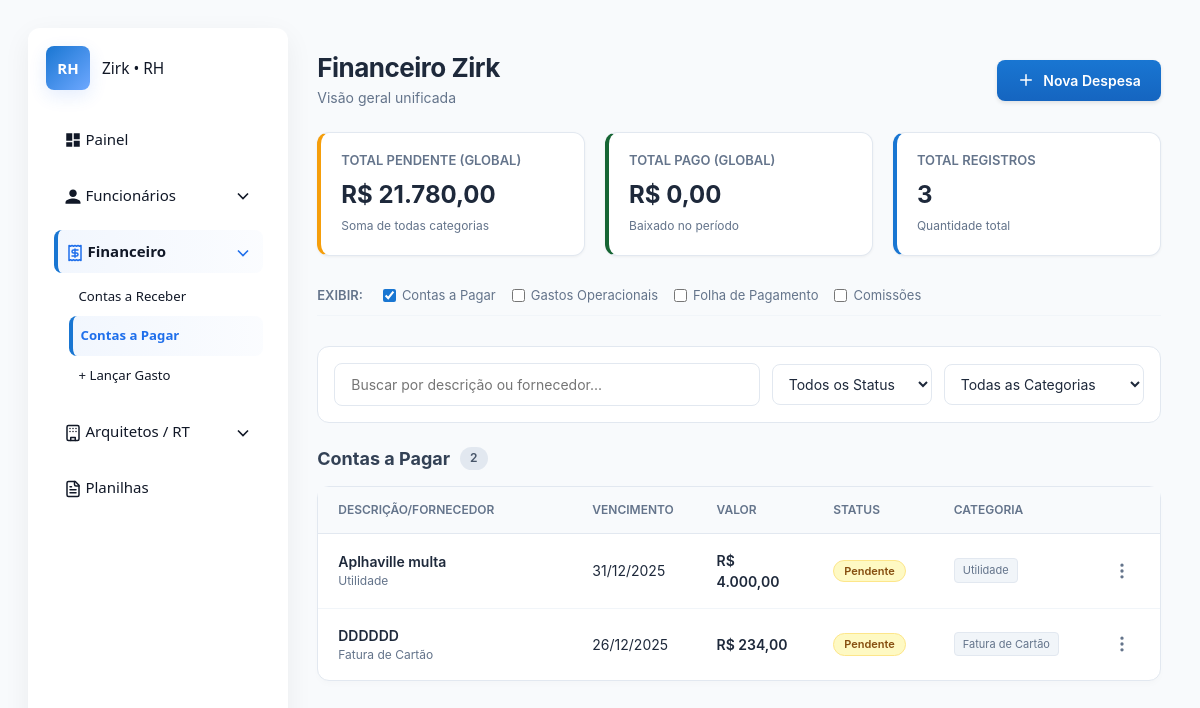
Screenshot of /pagar/ (signed in) with the database file from the repository.
### apps/financeiro/pagar/models.py (models this page shows)
class GastoBase(models.Model):
    descricao = models.CharField(
        max_length=255,
        verbose_name="Descrição do Gasto",
        blank=True
    )
    valor = models.DecimalField(
        max_digits=10,
        decimal_places=2,
        verbose_name="Valor",
        default=Decimal('0.00'),
        null=True
    )
    data_vencimento = models.DateField(verbose_name="Data de Vencimento")
    data_pagamento = models.DateField(null=True, blank=True, verbose_name="Data de Pagamento")
    valor_pago = models.DecimalField(max_digits=10, decimal_places=2, null=True, blank=True, verbose_name="Valor Pago")
    juros = models.DecimalField(max_digits=10, decimal_places=2, default=Decimal('0.00'), verbose_name="Juros/Multa", null=True, blank=True)
    observacoes = models.TextField(null=True, blank=True, verbose_name="Observações")
    status = models.CharField('Status', max_length=20, choices=StatusPagamento.choices, default=StatusPagamento.PENDENTE)
    MODEL_NAMES = {
        "Boleto": "Boleto",
        "GastoUtilidade": "Utilidade",
        "FaturaCartao": "Fatura de Cartão",
        "Cheque": "Cheque",
        "PrestacaoEmprestimo": "Prestação de Empréstimo",
        "GastoVeiculoConsorcio": "Veículo Consórcio",
        "GastoContabilidade": "Contabilidade",
        "GastoImovel": "Imóvel",
        "GastoGeral": "Gasto Geral",
        "GastoGasolina": "Gasolina",
        "FolhaPagamento": "Folha de Pagamento",
        "ComissaoArquiteto": "Comissão de Arquiteto",
        "Emprestimo": "Empréstimo",
        "Pessoa": "Pessoa",
    }
    class Meta:
        abstract = True
        ordering = ['-data_vencimento']
    def get_valor_consolidado(self):
        return self.valor
    def get_data_consolidada(self):
        return self.data_vencimento
    def get_model_name(self):
        return self.MODEL_NAMES.get(self.__class__.__name__, self.__class__.__name__)

class GastoUtilidade(GastoBase):
    TIPO_CHOICES = [
        ('CEL', 'Celulares'),
        ('CESAN_ALPHA', 'Cesan - Alphaville'),
        ('ESC_MARCENARIA', 'Escelsa - Marcenaria'),
        ('INT_ALPHA', 'Internet - Alphaville'),
        ('CESAN_MARCENARIA', 'Cesan - Marcenaria'),
        ('ESC_ALPHA', 'Escelsa - Alphaville'),
        ('INT_MARCENARIA', 'Internet - Marcenaria'),
    ]
    tipo_cliente = models.CharField(
        max_length=50,
        choices=TIPO_CHOICES,
        verbose_name="Cliente/Tipo de Utilidade"
    )
    class Meta:
        verbose_name = "Gasto com Utilidade"
        verbose_name_plural = "Água, Luz e Telefone"

class FaturaCartao(GastoBase):
    TIPO_CHOICES = [
        ('PF_SICOOB', 'Sicoob PF'),
        ('PF_BRADESCO', 'Bradesco PF'),
        ('BNDES', 'Cartão BNDES'),
    ]
    cartao = models.CharField(
        max_length=50,
        choices=TIPO_CHOICES,
        verbose_name="Cartão/Conta"
    )
    class Meta:
        verbose_name = "Fatura de Cartão"
        verbose_name_plural = "Faturas de Cartão"

### apps/financeiro/pagar/views.py (the view)
# urls.py: path('', views.pagar_list, name='pagar_list'), # Ajustei o nome para 'pagar_list'
def pagar_list(request):
    cat_operacional = ['GastoGeral', 'GastoGasolina']
    cat_folha = ['FolhaPagamento']
    cat_comissao = ['ComissaoArquiteto']
    list_contas = []
    list_operacional = []
    list_folha = []
    list_comissao = []
    combined_all = [] # Apenas para cálculo dos totais globais
    for key, data in MODEL_FORM_MAP.items():
        ModelClass = data['model']
        qs = ModelClass.objects.all()
        if key in cat_operacional:
            list_operacional.extend(qs)
        elif key in cat_folha:
            list_folha.extend(qs)
        elif key in cat_comissao:
            list_comissao.extend(qs)
        else:
            list_contas.extend(qs)
        combined_all.extend(qs)
    list_contas.sort(key=sort_key, reverse=True)
    list_operacional.sort(key=sort_key, reverse=True)
    list_folha.sort(key=sort_key, reverse=True)
    list_comissao.sort(key=sort_key, reverse=True)
    combined_all.sort(key=sort_key, reverse=True)
    total_pendente = sum(
        item.get_valor_consolidado() for item in combined_all
        if getattr(item, 'status', '') not in ['Pago', 'PG']
    )
    total_pago = sum(
        item.get_valor_consolidado() for item in combined_all
        if getattr(item, 'status', '') in ['Pago', 'PG']
    )
    form_selecao = TipoGastoForm()
    return render(request, 'core/financeiro/pagar/list.html', {
        'list_contas': list_contas,
        'list_operacional': list_operacional,
        'list_folha': list_folha,
        'list_comissao': list_comissao,
        'total_pendente': total_pendente,
        'total_pago': total_pago,
        'total_registros': len(combined_all),
        'tipos_disponiveis': MODEL_FORM_MAP.keys(),
        'form_selecao': form_selecao,
    })

### templates/core/financeiro/pagar/list.html (shortened to what this page needs)
{% extends "core/base.html" %}
{% load static %}
{% block content %}
<div class="rh-container">
    <header class="page-header">
        <div class="header-title">
            <h1>Financeiro Zirk</h1>
            <p>Visão geral unificada</p>
        </div>
        <div>
            <button onclick="openModal('modalSelecao')" class="btn-new">
                <svg xmlns="http://www.w3.org/2000/svg" width="18" height="18" viewBox="0 0 24 24" fill="none" stroke="currentColor" stroke-width="2" stroke-linecap="round" stroke-linejoin="round"><line x1="12" y1="5" x2="12" y2="19"></line><line x1="5" y1="12" x2="19" y2="12"></line></svg>
                Nova Despesa
            </button>
        </div>
    </header>
    <div class="summary-grid">
        <div class="summary-card default">
            <h3>Total Pendente (Global)</h3>
            <div class="value">R$ {{ total_pendente|floatformat:"2g" }}</div>
            <div style="font-size:12px; color:#64748b; margin-top:4px">Soma de todas categorias</div>
        </div>
        <div class="summary-card green">
            <h3>Total Pago (Global)</h3>
            <div class="value">R$ {{ total_pago|floatformat:"2g" }}</div>
            <div style="font-size:12px; color:#64748b; margin-top:4px">Baixado no período</div>
        </div>
        <div class="summary-card blue">
            <h3>Total Registros</h3>
            <div class="value">{{ total_registros }}</div>
            <div style="font-size:12px; color:#64748b; margin-top:4px">Quantidade total</div>
        </div>
    </div>
    <div class="view-toggles">
        <span class="toggle-label">Exibir:</span>
        <label class="toggle-item">
            <input type="checkbox" checked onclick="toggleDashboard('dash-contas', this)"> Contas a Pagar
        </label>
        <label class="toggle-item">
            <input type="checkbox" onclick="toggleDashboard('dash-operacional', this)"> Gastos Operacionais
        </label>
        <label class="toggle-item">
            <input type="checkbox" onclick="toggleDashboard('dash-folha', this)"> Folha de Pagamento
        </label>
        <label class="toggle-item">
            <input type="checkbox" onclick="toggleDashboard('dash-comissao', this)"> Comissões
        </label>
    </div>
    <div class="toolbar-global">
        <input id="searchInput" class="search-input" type="search" placeholder="Buscar por descrição ou fornecedor..." onkeyup="applyFilters()">
        <select id="filterStatus" class="filter-select" onchange="applyFilters()">
            <option value="">Todos os Status</option>
        </select>
        <select id="filterTipo" class="filter-select" onchange="applyFilters()">
            <option value="">Todas as Categorias</option>
        </select>
    </div>
    <div id="dash-contas" class="dashboard-section">
        <div class="section-header">
            <h2 class="section-title">Contas a Pagar <span class="badge-count">{{ list_contas|length }}</span></h2>
        </div>
        <div class="content-panel">
            <div class="table-responsive">
                <table class="rh-table">
                    <thead>
                        <tr>
                            <th width="35%">Descrição/Fornecedor</th>
                            <th width="15%">Vencimento</th>
                            <th width="15%">Valor</th>
                            <th width="15%">Status</th>
                            <th width="10%">Categoria</th>
                            <th width="10%" style="text-align: right;"></th>
                        </tr>
                    </thead>
                    <tbody class="data-table-body">
                        {% for conta in list_contas %}
                        <tr class="conta-row"
                            data-search="{{ conta.descricao|default:conta.get_model_name|lower }} {{ conta.get_model_name|lower }}"
                            data-status="{% if conta.status == 'PG' or conta.status == 'Pago' %}Pago{% else %}Pendente{% endif %}"
                            data-tipo="{{ conta.get_model_name }}">
                            <td>
                                <div style="font-weight: 600; color: var(--text-main)">{{ conta.descricao|default:conta.get_model_name }}</div>
                                <div style="font-size:12px; color:#64748b">{{ conta.get_model_name }}</div>
                            </td>
                            <td>
                                <div style="color: var(--text-main)">{{ conta.get_data_consolidada|date:"d/m/Y" }}</div>
                            </td>
                            <td>
                                <div class="font-semibold" style="color: var(--text-main)">
                                    R$ {{ conta.get_valor_consolidado|floatformat:"2g" }}
                                </div>
                            </td>
                            <td>
                                {% if conta.status == 'PG' or conta.status == 'Pago' %}
                                    <span class="status-badge st-pago">Pago</span>
                                {% else %}
                                    <span class="status-badge st-pendente">Pendente</span>
                                {% endif %}
                            </td>
                            <td>
                                <span class="cat-badge">{{ conta.get_model_name }}</span>
                            </td>
                            <td style="text-align: right;">
                                <div class="action-menu">
                                    <button class="dots-btn" onclick="toggleMenu('menu-{{ conta.pk }}')">
                                        <svg xmlns="http://www.w3.org/2000/svg" width="20" height="20" viewBox="0 0 24 24" fill="none" stroke="currentColor" stroke-width="2" stroke-linecap="round" stroke-linejoin="round"><circle cx="12" cy="12" r="1"/><circle cx="12" cy="5" r="1"/><circle cx="12" cy="19" r="1"/></svg>
                                    </button>
                                </div>
                            </td>
                        </tr>
                        {% empty %}
                        <tr class="no-data"><td colspan="6" class="empty-msg">Nenhuma conta a pagar registrada.</td></tr>
                        {% endfor %}
                    </tbody>
                </table>
            </div>
        </div>
    </div>
</div>
{% endblock %}

### templates/core/base.html (shortened to what this page needs)
<!DOCTYPE html>
<html lang="pt-BR">
<head>
  {% load static %}
  <link href="https://cdn.jsdelivr.net/npm/bootstrap@5.3.0/dist/css/bootstrap.min.css" rel="stylesheet">
  <link rel="stylesheet" href="{% static 'core/css/style.css' %}">
</head>
<body>
<div class="app">
<aside class="sidebar">
    <div class="brand">
      <div class="logo">RH</div>
      <div>
        <h3>Zirk • RH</h3>
      </div>
    </div>
    <nav class="nav flex-column p-2">
      {% with request.resolver_match.view_name as route %}
      <a class="nav-link text-white nav-item-link {% if route == 'dashboard' %}active{% endif %}"
         href="{% url 'dashboard' %}">
        <span class="nav-left">
          <svg width="18" height="18" viewBox="0 0 24 24" fill="currentColor">
            <path d="M3 13h8V3H3v10zM13 21h8v-8h-8v8zM13 3v8h8V3h-8zM3 21h8v-6H3v6z"/>
          </svg>
          <span class="nav-text">Painel</span>
        </span>
      </a>
      <div class="nav-item mt-2">
        <a class="nav-link text-white nav-item-link {% if 'funcionarios' in route or 'ferias' in route or 'banco_horas' in route %}active{% endif %}"
           data-bs-toggle="collapse"
           href="#menuRH"
           aria-expanded="{% if 'funcionarios' in route or 'ferias' in route or 'banco_horas' in route %}true{% else %}false{% endif %}">
          <span class="nav-left">
            <svg width="18" height="18" viewBox="0 0 24 24" fill="currentColor"><path d="M12 12c2.7 0 5-2.3 5-5s-2.3-5-5-5-5 2.3-5 5 2.3 5 5 5zm0 2c-3.3 0-10 1.7-10 5v2h20v-2c0-3.3-6.7-5-10-5z"/></svg>
            <span class="nav-text">Funcionários</span>
          </span>
          <span class="nav-right">
            <svg width="20" height="20" viewBox="0 0 24 24" fill="none" stroke="currentColor" stroke-width="2"><path d="m6 9 6 6 6-6"></path></svg>
          </span>
        </a>
      </div>
      <div class="nav-item mt-2">
        <a class="nav-link text-white nav-item-link {% if 'receber' in route or 'pagar' in route %}active{% endif %}"
           data-bs-toggle="collapse"
           href="#menuFinanceiro"
           aria-expanded="{% if 'receber' in route or 'pagar' in route %}true{% else %}false{% endif %}">
          <span class="nav-left">
 <span class="nav-text">Financeiro</span>
          </span>
          <span class="nav-right">
            <svg width="20" height="20" viewBox="0 0 24 24" fill="none" stroke="currentColor" stroke-width="2"><path d="m6 9 6 6 6-6"></path></svg>
          </span>
        </a>
        <div class="collapse ps-3 mt-1 {% if 'receber' in route or 'pagar' in route %}show{% endif %}" id="menuFinanceiro">
          <a class="nav-link text-white-50 small {% if route == 'receber:receber' %}active{% endif %}" href="{% url 'receber:receber' %}">Contas a Receber</a>
          <a class="nav-link text-white-50 small {% if route == 'pagar:pagar_list' %}active{% endif %}" href="{% url 'pagar:pagar_list' %}">Contas a Pagar</a>
          <a class="nav-link text-white-50 small {% if route == 'pagar:pagar_create' %}active{% endif %}" href="{% url 'pagar:pagar_create' %}">+ Lançar Gasto</a>
        </div>
      </div>
      <div class="nav-item mt-2">
        <a class="nav-link text-white nav-item-link {% if 'comissionamento' in route %}active{% endif %}"
           data-bs-toggle="collapse"
           href="#menuComercial"
           aria-expanded="{% if 'comissionamento' in route %}true{% else %}false{% endif %}">
          <span class="nav-left">
 <span class="nav-text">Arquitetos / RT</span>
          </span>
          <span class="nav-right">
            <svg width="20" height="20" viewBox="0 0 24 24" fill="none" stroke="currentColor" stroke-width="2"><path d="m6 9 6 6 6-6"></path></svg>
          </span>
        </a>
      </div>
      <a class="nav-link text-white nav-item-link mt-2 {% if 'relatorios' in route %}active{% endif %}"
         href="{% url 'relatorios:listar_planilhas' %}">
        <span class="nav-left">
 <path d="M3 3h18v18H3V3zm4 3v12h10V6H7z"/>
          <span class="nav-text">Planilhas</span>
        </span>
      </a>
      {% endwith %} </nav>
  </aside>
  <main class="content">
    <div class="container">
      {% block content %}{% endblock %}
    </div>
  </main>
</div>
</body>
</html>

### rows the page displays
GastoUtilidade: descricao "Aplhaville multa", get_model_name "Utilidade", get_data_consolidada "31/12/2025", get_valor_consolidado "4.000,00", status "Pendente"
FaturaCartao: descricao "DDDDDD", get_model_name "Fatura de Cartão", get_data_consolidada "26/12/2025", get_valor_consolidado "234,00", status "Pendente"

### other values shown
{{ total_pendente|floatformat:"2g" }} "21.780,00"
{{ total_pago|floatformat:"2g" }} "0,00"
{{ total_registros }} "3"
{{ list_contas|length }} "2"
